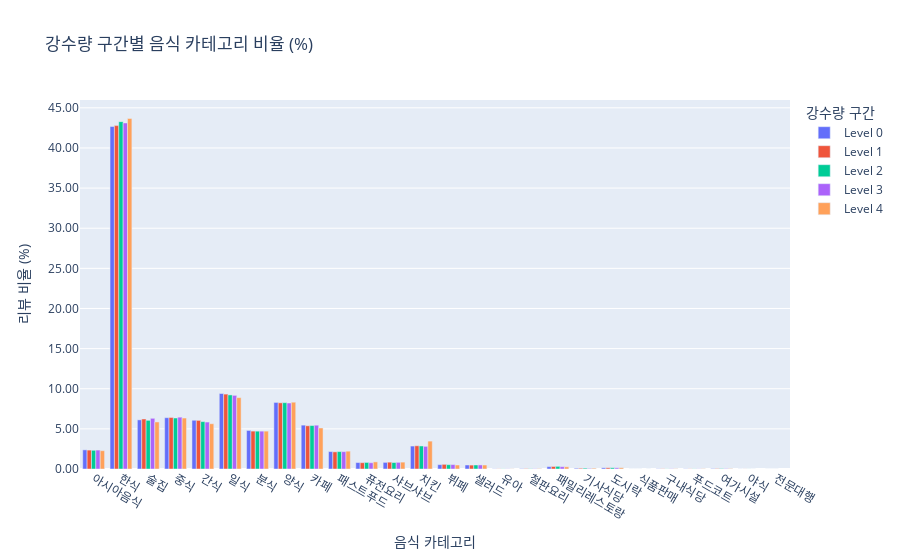

Notebook code for this chart:
### Code cell
import plotly.express as px

fig = px.bar(df_by_rain,
             x='category',
             y='percentage',
             color='precip_level',
             barmode='group',
             title='강수량 구간별 음식 카테고리 비율 (%)',
             labels={'category': '음식 카테고리', 'percentage': '리뷰 비율 (%)', 'precip_level': '강수량 구간'})

fig.update_layout(yaxis_tickformat='.2f')  # 퍼센트 소수점 두 자리로
fig.show()

### Figure 1 — Plotly figure (JSON) as saved in the notebook; plotly's stock layout.template omitted (floating-point values rounded to 4 significant figures)
{"data": [{"alignmentgroup": "True", "hovertemplate": "강수량 구간=Level 0<br>음식 카테고리=%{x}<br>리뷰 비율 (%)=%{y}<extra></extra>", "legendgroup": "Level 0", "marker": {"color": "#636efa", "pattern": {"shape": ""}}, "name": "Level 0", "offsetgroup": "Level 0", "orientation": "v", "showlegend": true, "textposition": "auto", "type": "bar", "x": ["아시아음식", "한식", "술집", "중식", "간식", "일식", "분식", "양식", "카페", "패스트푸드", "퓨전요리", "샤브샤브", "치킨", "뷔페", "샐러드", "유아", "철판요리", "패밀리레스토랑", "기사식당", "도시락", "식품판매", "구내식당", "푸드코트", "여가시설", "야식", "전문대행"], "xaxis": "x", "y": [2.384, 42.67, 6.122, 6.394, 6.074, 9.405, 4.804, 8.294, 5.466, 2.171, 0.8022, 0.8245, 2.859, 0.5427, 0.4994, 0.02023, 0.03757, 0.294, 0.08883, 0.1482, 0.002953, 0.02343, 0.02224, 0.04636, 0.005277, 0.0003141], "yaxis": "y"}, {"alignmentgroup": "True", "hovertemplate": "강수량 구간=Level 1<br>음식 카테고리=%{x}<br>리뷰 비율 (%)=%{y}<extra></extra>", "legendgroup": "Level 1", "marker": {"color": "#EF553B", "pattern": {"shape": ""}}, "name": "Level 1", "offsetgroup": "Level 1", "orientation": "v", "showlegend": true, "textposition": "auto", "type": "bar", "x": ["한식", "일식", "패스트푸드", "간식", "카페", "양식", "중식", "뷔페", "패밀리레스토랑", "아시아음식", "술집", "분식", "샤브샤브", "기사식당", "치킨", "샐러드", "도시락", "야식", "퓨전요리", "푸드코트", "철판요리", "구내식당", "유아", "여가시설", "식품판매", "전문대행"], "xaxis": "x", "y": [42.78, 9.332, 2.136, 6.059, 5.384, 8.246, 6.42, 0.5822, 0.315, 2.356, 6.232, 4.722, 0.8536, 0.09255, 2.894, 0.4873, 0.1532, 0.007582, 0.7872, 0.01961, 0.04262, 0.02484, 0.01882, 0.04758, 0.002876, 0.0005229], "yaxis": "y"}, {"alignmentgroup": "True", "hovertemplate": "강수량 구간=Level 2<br>음식 카테고리=%{x}<br>리뷰 비율 (%)=%{y}<extra></extra>", "legendgroup": "Level 2", "marker": {"color": "#00cc96", "pattern": {"shape": ""}}, "name": "Level 2", "offsetgroup": "Level 2", "orientation": "v", "showlegend": true, "textposition": "auto", "type": "bar", "x": ["한식", "아시아음식", "치킨", "일식", "카페", "패밀리레스토랑", "분식", "뷔페", "중식", "양식", "술집", "샐러드", "퓨전요리", "간식", "패스트푸드", "샤브샤브", "기사식당", "도시락", "유아", "구내식당", "철판요리", "푸드코트", "여가시설", "야식", "식품판매", "전문대행"], "xaxis": "x", "y": [43.28, 2.332, 2.87, 9.23, 5.414, 0.3317, 4.714, 0.5366, 6.353, 8.264, 6.065, 0.5026, 0.8188, 5.903, 2.17, 0.8064, 0.1071, 0.156, 0.01919, 0.01609, 0.03218, 0.01981, 0.05137, 0.006808, 0.001238, 0.001238], "yaxis": "y"}, {"alignmentgroup": "True", "hovertemplate": "강수량 구간=Level 3<br>음식 카테고리=%{x}<br>리뷰 비율 (%)=%{y}<extra></extra>", "legendgroup": "Level 3", "marker": {"color": "#ab63fa", "pattern": {"shape": ""}}, "name": "Level 3", "offsetgroup": "Level 3", "orientation": "v", "showlegend": true, "textposition": "auto", "type": "bar", "x": ["술집", "한식", "간식", "패스트푸드", "분식", "양식", "아시아음식", "일식", "중식", "카페", "치킨", "샤브샤브", "기사식당", "유아", "패밀리레스토랑", "뷔페", "샐러드", "퓨전요리", "도시락", "푸드코트", "구내식당", "철판요리", "여가시설", "야식"], "xaxis": "x", "y": [6.315, 43.12, 5.851, 2.161, 4.717, 8.223, 2.36, 9.176, 6.458, 5.458, 2.823, 0.8294, 0.07195, 0.02298, 0.2868, 0.5516, 0.5066, 0.7794, 0.1499, 0.02398, 0.03098, 0.03597, 0.04796, 0.003997], "yaxis": "y"}, {"alignmentgroup": "True", "hovertemplate": "강수량 구간=Level 4<br>음식 카테고리=%{x}<br>리뷰 비율 (%)=%{y}<extra></extra>", "legendgroup": "Level 4", "marker": {"color": "#FFA15A", "pattern": {"shape": ""}}, "name": "Level 4", "offsetgroup": "Level 4", "orientation": "v", "showlegend": true, "textposition": "auto", "type": "bar", "x": ["한식", "일식", "아시아음식", "중식", "술집", "간식", "패스트푸드", "분식", "패밀리레스토랑", "샐러드", "양식", "뷔페", "퓨전요리", "치킨", "카페", "샤브샤브", "철판요리", "기사식당", "푸드코트", "도시락", "구내식당", "유아", "여가시설", "식품판매"], "xaxis": "x", "y": [43.68, 8.894, 2.281, 6.351, 5.864, 5.641, 2.221, 4.72, 0.2732, 0.4955, 8.324, 0.4976, 0.8873, 3.475, 5.112, 0.8576, 0.04659, 0.09741, 0.02965, 0.1609, 0.02753, 0.01694, 0.04659, 0.004235], "yaxis": "y"}], "layout": {"barmode": "group", "legend": {"title": {"text": "강수량 구간"}, "tracegroupgap": 0}, "title": {"text": "강수량 구간별 음식 카테고리 비율 (%)"}, "xaxis": {"anchor": "y", "domain": [0, 1], "title": {"text": "음식 카테고리"}}, "yaxis": {"anchor": "x", "domain": [0, 1], "tickformat": ".2f", "title": {"text": "리뷰 비율 (%)"}}}}
